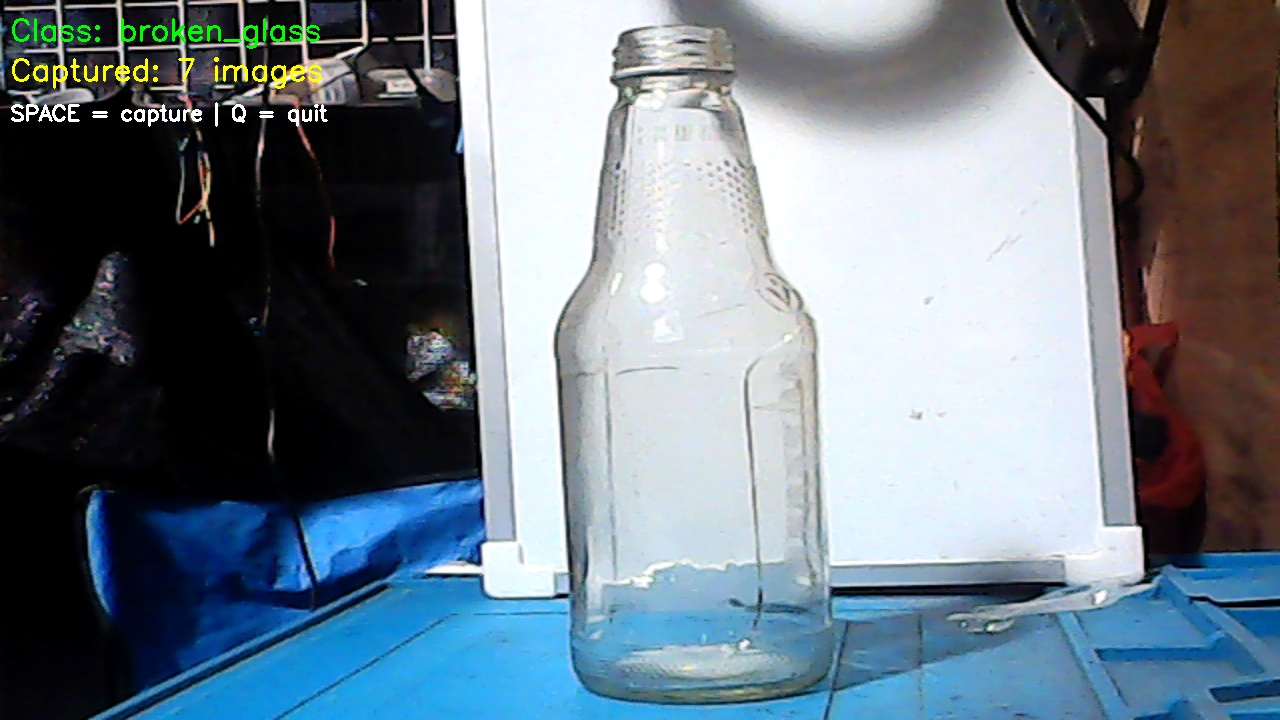
#> input picture bottle/broken_glass_20260329_180011_735819.jpg, 1280 x 720 px; its folder holds only this picture in this run
$ python auto_label.py
#> lines starting #> are read from the running program, lines starting #| are printed output that depends on the picture
import cv2
import json
import os
import glob
from pathlib import Path

# ─────────────────────────────────────────────
# CONFIGURATION
# ─────────────────────────────────────────────
IMAGE_FOLDER = r"C:\xampp\htdocs\python_test\bottle"
CLASS_NAME = "dirty_bottle"  # change per class
# ─────────────────────────────────────────────

images = glob.glob(os.path.join(IMAGE_FOLDER, "*.jpg"))
count  = 0

print(f"Found {len(images)} images")
print("Draw box around bottle | ENTER=save | S=skip | Q=quit")

for img_path in images:
    json_path = str(Path(img_path).with_suffix(".json"))

    # Skip already labeled
    if os.path.exists(json_path):
        print(f"  ⏭️  Already labeled: {Path(img_path).name}")
        continue

    img = cv2.imread(img_path)
#> img is the input picture: shape (720, 1280, 3); mean B, G, R 133.5, 122.5, 109
    img = cv2.resize(img, (1280, 720))
    h, w = img.shape[:2]
#> h = 720; w = 1280

    box = [0, 0, 0, 0]
    drawing = False
    start_x = start_y = 0

    clone = img.copy()

    def draw_box(event, x, y, flags, param):
        global drawing, start_x, start_y, box, img
        if event == cv2.EVENT_LBUTTONDOWN:
            drawing = True
            start_x, start_y = x, y
        elif event == cv2.EVENT_MOUSEMOVE and drawing:
            img = clone.copy()
            cv2.rectangle(img, (start_x, start_y), (x, y), (0, 255, 0), 2)
            box = [start_x, start_y, x, y]
        elif event == cv2.EVENT_LBUTTONUP:
            drawing = False
            box = [start_x, start_y, x, y]

    cv2.namedWindow("Label Image")
    cv2.setMouseCallback("Label Image", draw_box)

    cv2.putText(img, f"Label: {CLASS_NAME}", (10, 30),
                cv2.FONT_HERSHEY_SIMPLEX, 0.8, (0, 255, 0), 2)
    cv2.putText(img, "Draw box | ENTER=save | S=skip | Q=quit", (10, 60),
                cv2.FONT_HERSHEY_SIMPLEX, 0.6, (255, 255, 255), 2)
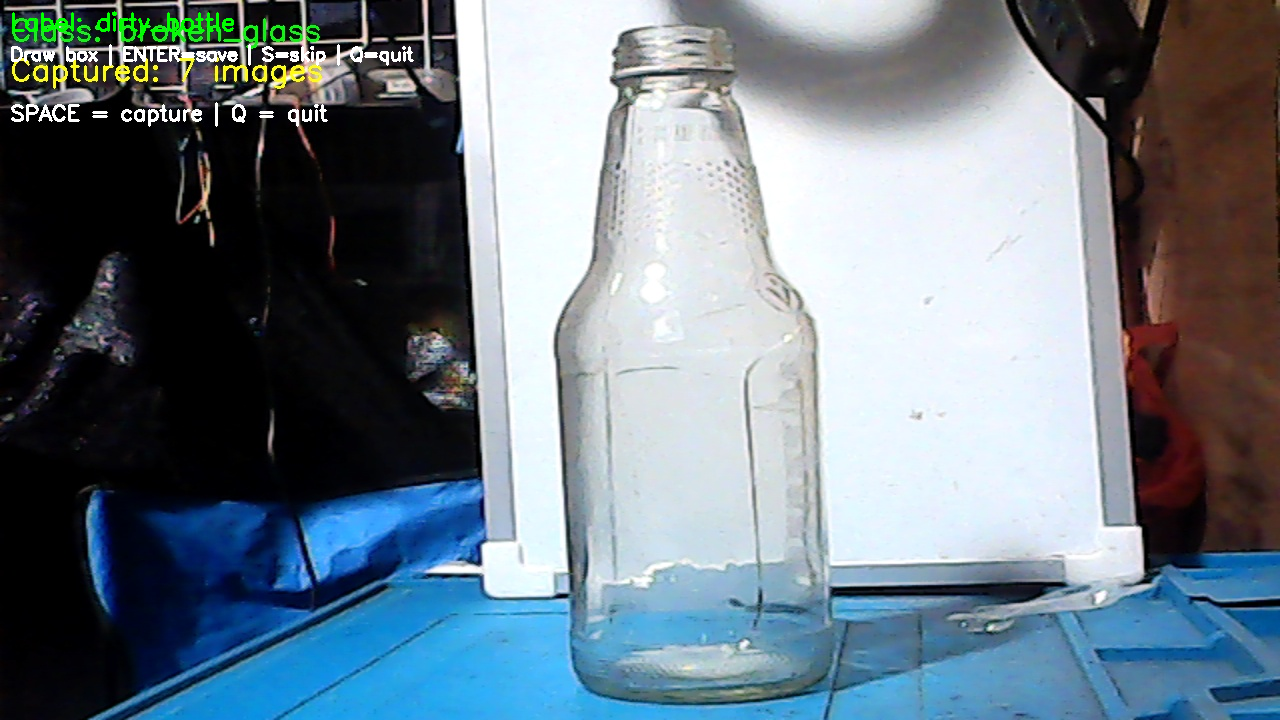
#> img: shape (720, 1280, 3); mean B, G, R 133.9, 123.4, 109.5

    while True:
        cv2.putText(img, f"Label: {CLASS_NAME}", (10, 30),
                    cv2.FONT_HERSHEY_SIMPLEX, 0.8, (0, 255, 0), 2)
        cv2.putText(img, "Draw box | ENTER=save | S=skip | Q=quit", (10, 60),
                    cv2.FONT_HERSHEY_SIMPLEX, 0.6, (255, 255, 255), 2)
        cv2.imshow("Label Image", img)
        key = cv2.waitKey(1) & 0xFF
#> (key q is pressed here)

        if key == 13:  # ENTER — save label
            if box[2] > 0 and box[3] > 0:
                # Save as LabelMe JSON
                label_data = {
                    "version": "5.0.0",
                    "flags": {},
                    "shapes": [{
                        "label": CLASS_NAME,
                        "points": [
                            [box[0], box[1]],
                            [box[2], box[3]]
                        ],
                        "group_id": None,
                        "shape_type": "rectangle",
                        "flags": {}
                    }],
                    "imagePath": Path(img_path).name,
                    "imageHeight": h,
                    "imageWidth": w
                }
                with open(json_path, "w") as f:
                    json.dump(label_data, f, indent=2)
                count += 1
                print(f"  ✅ Saved [{count}]: {Path(img_path).name}")
            break

        elif key == ord('s'):  # skip
            print(f"  ⏭️  Skipped: {Path(img_path).name}")
            break

        elif key == ord('q'):  # quit
            cv2.destroyAllWindows()
            print(f"\n✅ Done! Labeled {count} images")
            exit()
#> (the program exits here)

$ run again, on bottle/broken_glass_20260329_180120_934601.jpg
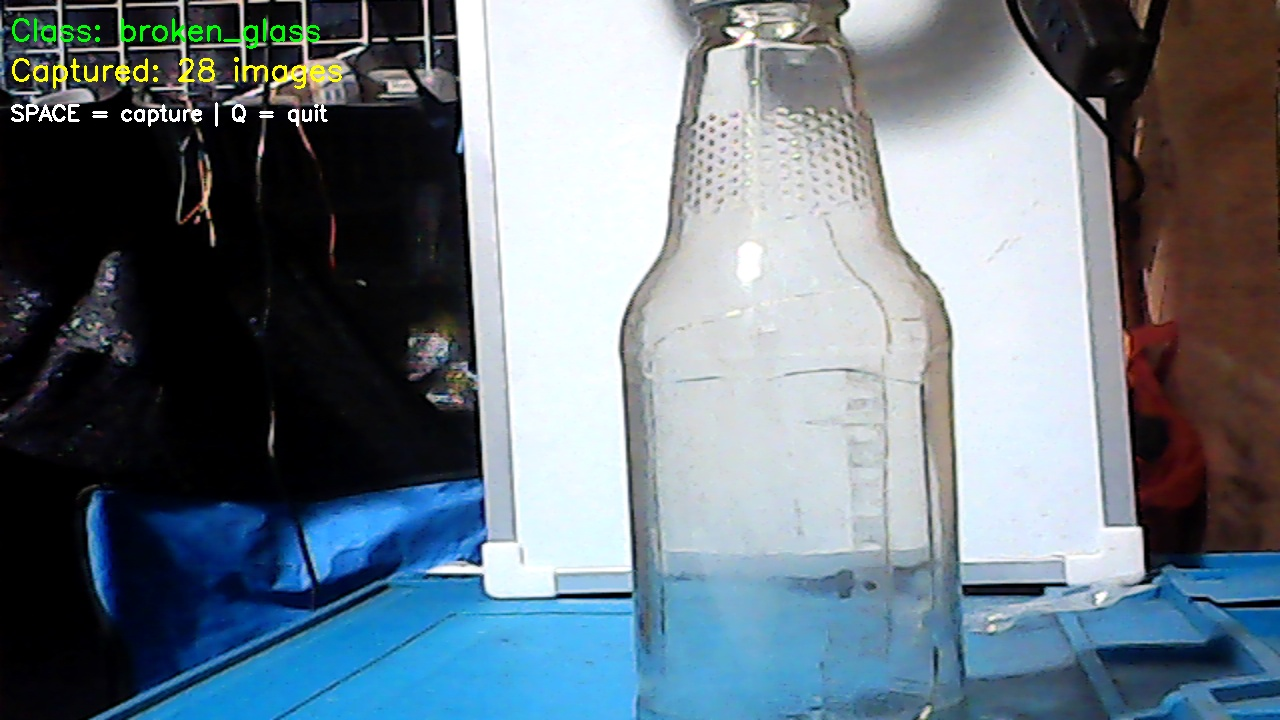
#> input picture bottle/broken_glass_20260329_180120_934601.jpg, 1280 x 720 px
#> img is the input picture: shape (720, 1280, 3); mean B, G, R 130.5, 119.8, 106.3
#> `cv2.putText(img, "Draw box | ENTER=save | S=skip | Q=quit", (10, 60), ..`:
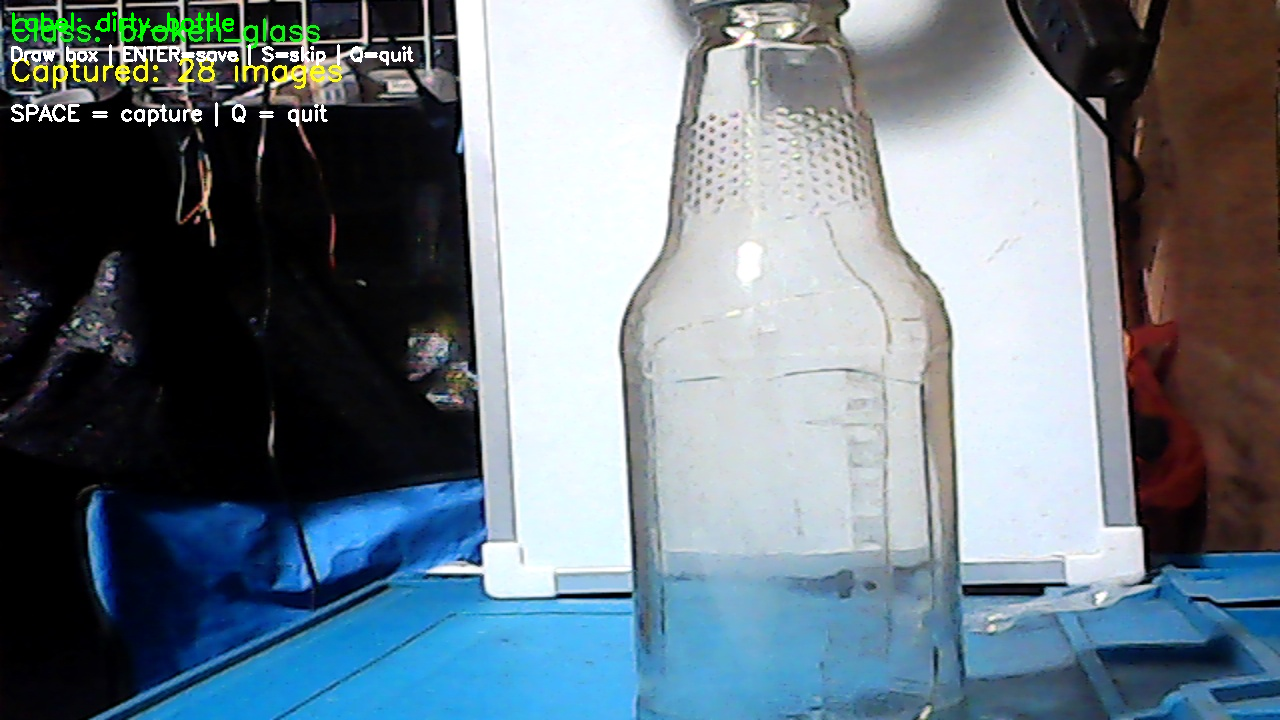
#> img: shape (720, 1280, 3); mean B, G, R 131, 120.6, 106.8

$ run again, on bottle/broken_glass_20260329_180124_053647.jpg
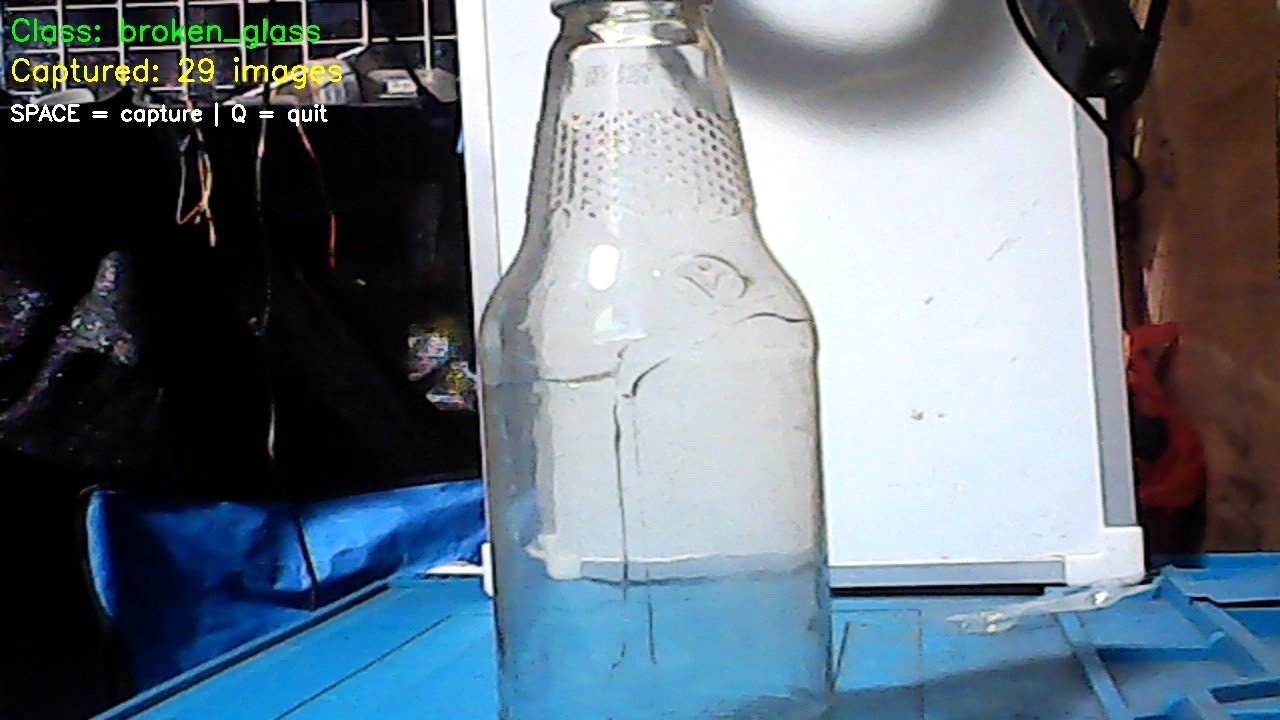
#> input picture bottle/broken_glass_20260329_180124_053647.jpg, 1280 x 720 px
#> img is the input picture: shape (720, 1280, 3); mean B, G, R 128.9, 117.6, 104
#> `cv2.putText(img, "Draw box | ENTER=save | S=skip | Q=quit", (10, 60), ..`:
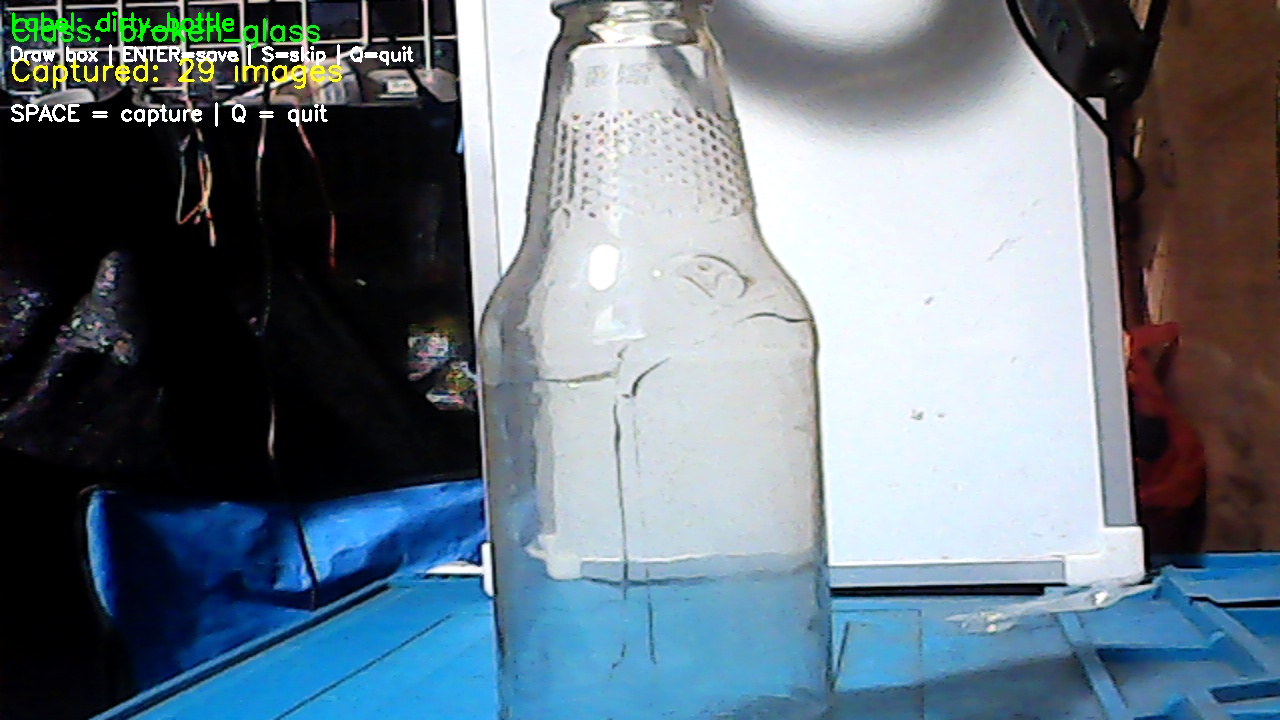
#> img: shape (720, 1280, 3); mean B, G, R 129.4, 118.5, 104.4
